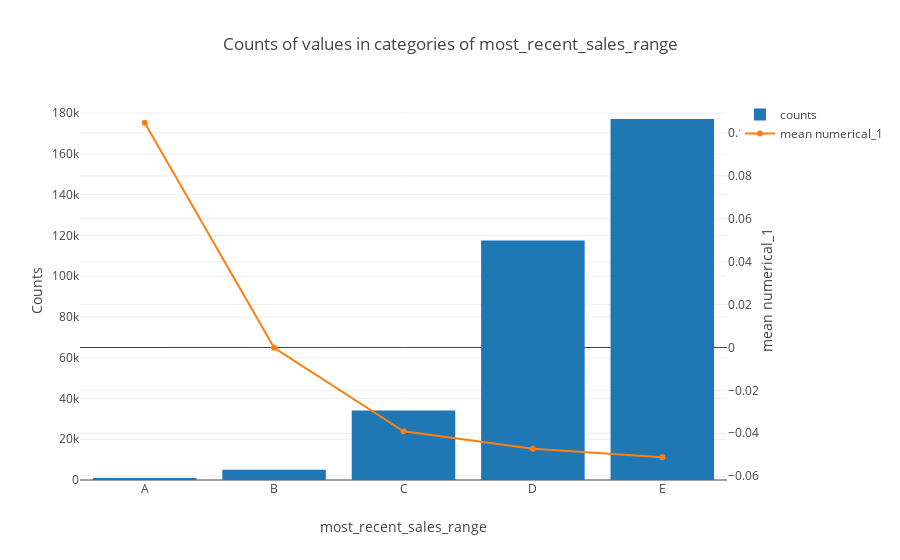

Notebook cell for this chart:
### Code cell
d = merchants['most_recent_sales_range'].value_counts().sort_index()
e = merchants.loc[merchants['numerical_2'] < 0.1].groupby('most_recent_sales_range')['numerical_1'].mean()
data = [go.Bar(x=d.index, y=d.values, name='counts'), go.Scatter(x=e.index, y=e.values, name='mean numerical_1', yaxis='y2')]
layout = go.Layout(dict(title = "Counts of values in categories of most_recent_sales_range",
                        xaxis = dict(title = 'most_recent_sales_range'),
                        yaxis = dict(title = 'Counts'),
                        yaxis2=dict(title='mean numerical_1', overlaying='y', side='right')),
                   legend=dict(orientation="v"))
py.iplot(dict(data=data, layout=layout))

### Figure 1 — Plotly figure (JSON) as saved in the notebook; plotly's stock layout.template omitted (floating-point values rounded to 4 significant figures)
{"data": [{"name": "counts", "type": "bar", "uid": "1db6d160-623c-48ed-8f17-e078ac800e77", "x": ["A", "B", "C", "D", "E"], "y": [1005, 5037, 34075, 117475, 177104]}, {"name": "mean numerical_1", "type": "scatter", "uid": "de158e27-fc68-479e-afc6-61e2ae8d4349", "x": ["A", "B", "C", "D", "E"], "y": [0.1048, -0.0001798, -0.03905, -0.04724, -0.05118], "yaxis": "y2"}], "layout": {"legend": {"orientation": "v"}, "title": {"text": "Counts of values in categories of most_recent_sales_range"}, "xaxis": {"title": {"text": "most_recent_sales_range"}}, "yaxis": {"title": {"text": "Counts"}}, "yaxis2": {"overlaying": "y", "side": "right", "title": {"text": "mean numerical_1"}}}}
